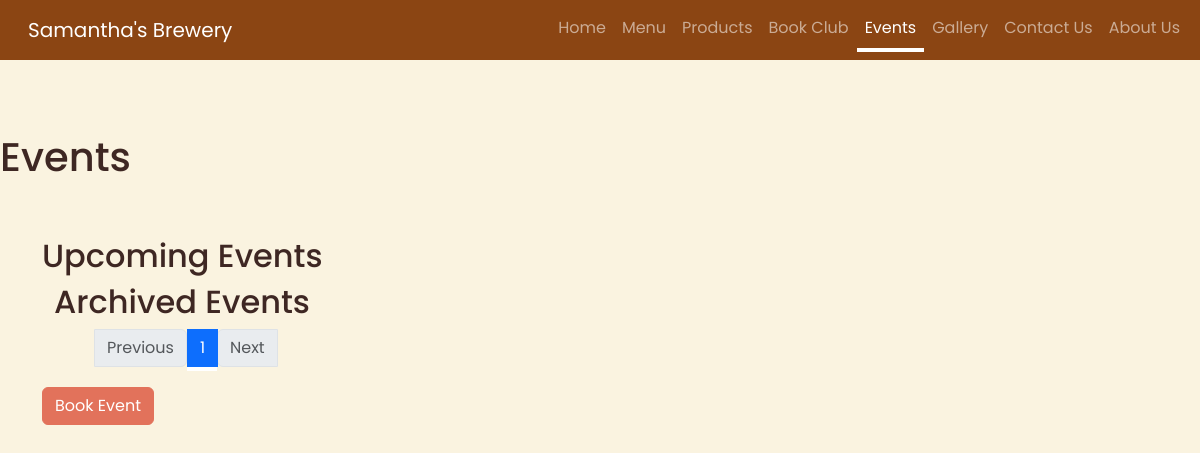
Before: /events with the older database file.
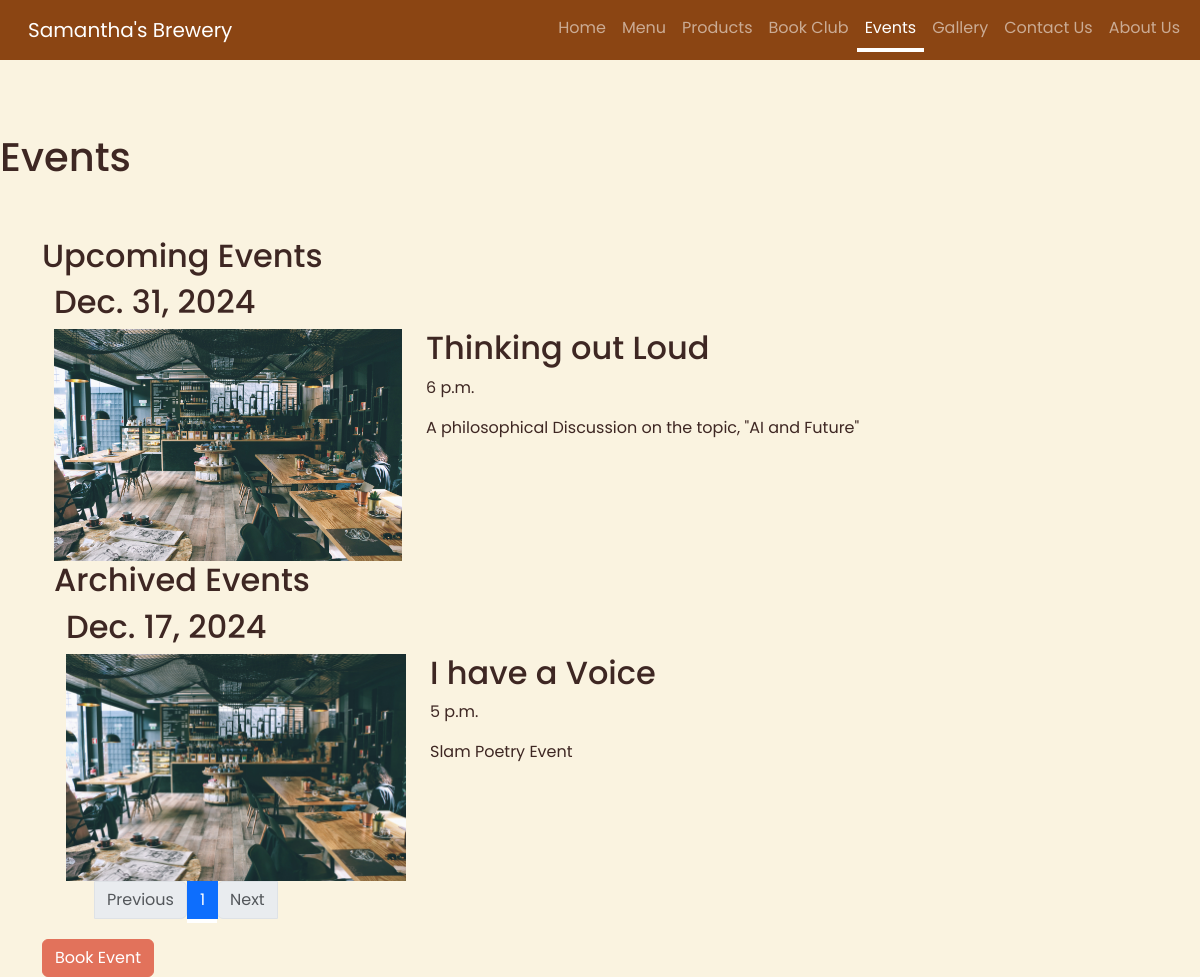
After: the same page with the newer database file.
### home/models.py (models this page shows, shortened)
class Event(models.Model):
    name=models.CharField(default="", max_length=122)
    date=models.DateField(default=date.today)
    time=models.TimeField()
    image=models.ImageField(upload_to='images/books/')
    desc=models.TextField(default="")

### home/views.py (the view)
# urls.py: path('events',views.events,name='events'),
def events(request, message=''):
     eventList=Event.objects.all().order_by("-date")
     upcomingEvents=[]
     pastEvents=[]
     for event in eventList:
          if event.date>=date.today():
               upcomingEvents.append(event)
          else:
               pastEvents.append(event)
     paginator=Paginator(pastEvents, 3)
     page_number = request.GET.get('page')
     page_obj = paginator.get_page(page_number)
     return render(request,'events.html',{'upcomingEvents':upcomingEvents,'pastEvents':page_obj,'message':message})

### templates/events.html (shortened to what this page needs)
{% extends "base.html" %}
{% block body %}
<h1 class="py-5">Events</h1>
<div class = "container">
  <h2>Upcoming Events</h2>
{%for event in upcomingEvents %}
<div class="container">
  <div class="row">
    <h2>{{event.date}}</h2>
  </div>
  <div class="row">
    <div class="col-lg-4">
      <img src="{{event.image.url}}" class="img-fluid" alt="Event Photo">
    </div>
    <div class="col-lg-8">
      <h2>{{event.name}}</h2>
      <p>{{event.time}}</p>
      <p>{{event.desc}}</p>
    </div>
  </div>
</div>
{%endfor%}
<div class = "container">
    <h2>Archived Events</h2>
  {%for event in pastEvents %}
  <div class="container">
    <div class="row">
      <h2>{{event.date}}</h2>
    </div>
    <div class="row">
      <div class="col-lg-4">
        <img src="{{event.image.url}}" class="img-fluid" alt="Event Photo">
      </div>
      <div class="col-lg-8">
        <h2>{{event.name}}</h2>
        <p>{{event.time}}</p>
        <p>{{event.desc}}</p>
      </div>
    </div>
  </div>
  {%endfor%}
<div class="row">
<nav aria-label="...">
<ul class="pagination">
  {% if pastEvents.has_previous %}
    <li class="page-item">
        <a class="page-link" href="?page={{ pastEvents.previous_page_number }}">Previous</a>
    </li>
{% else %}
    <li class="page-item disabled">
        <span class="page-link">Previous</span>
    </li>
{% endif %}
  {% for num in pastEvents.paginator.page_range %}
      <li class="page-item {% if pastEvents.number == num %} active {% endif %}"">
          <a class="page-link" href="?page={{ num }}">{{ num }}</a>
      </li>
  {% endfor %}
  {% if pastEvents.has_next %}
    <li class="page-item">
        <a class="page-link" href="?page={{ pastEvents.next_page_number }}">Next</a>
    </li>
{% else %}
    <li class="page-item disabled">
        <span class="page-link">Next</span>
    </li>
{% endif %}
</ul>
</nav>
</div>
</div>
<button id="bookevent" class="btn btn-primary">Book Event</button>
  </div>
{% endblock body %}

### templates/base.html (shortened to what this page needs)
<!doctype html>
<html lang="en" dir="ltr">
  <head>
    <link rel="stylesheet" href="https://cdn.jsdelivr.net/npm/bootstrap@5.3.3/dist/css/bootstrap.rtl.min.css">
    <link rel="stylesheet" href="static/styles.css">
  </head>
  <body>
    <nav class="navbar navbar-expand-md navbar-dark sticky-top">
      <div class="container-fluid">
        <a class="navbar-brand" href="/">Samantha's Brewery</a>
        <div class="collapse navbar-collapse" id="navbarCollapse">
          <ul class="navbar-nav me-auto mb-2 mb-md-0">
            <li class="nav-item">
              <a class="nav-link {% if request.resolver_match.url_name == 'home' %}active{% endif %}" aria-current="page" href="/">Home</a>
            </li>
            <li class="nav-item">
              <a class="nav-link {% if request.resolver_match.url_name == 'menu' %}active{% endif %}" href="/menu">Menu</a>
            </li>
            <li class="nav-item">
              <a class="nav-link {% if request.resolver_match.url_name == 'products' %}active{% endif %}" href="/products">Products</a>
            </li>
            <li class="nav-item">
              <a class="nav-link {% if request.resolver_match.url_name == 'bookclub' %}active{% endif %}" href="/bookclub">Book Club</a>
            </li>
            <li class="nav-item">
              <a class="nav-link {% if request.resolver_match.url_name == 'events' %}active{% endif %}" href="/events">Events</a>
            </li>
            <li class="nav-item">
              <a class="nav-link {% if request.resolver_match.url_name == 'gallery' %}active{% endif %}" href="/gallery">Gallery</a>
            </li>
            <li class="nav-item">
              <a class="nav-link {% if request.resolver_match.url_name == 'contact' %}active{% endif %}" href="/contact">Contact Us</a>
            </li>
            <li class="nav-item">
              <a class="nav-link {% if request.resolver_match.url_name == 'about' %}active{% endif %}"> About Us</a>
            </li>
          </ul>
        </div>
      </div>
    </nav>
        <div class="container-fluid">
          <button class="navbar-toggler" type="button" data-bs-toggle="collapse" data-bs-target="#navbarSupportedContent" aria-controls="navbarSupportedContent" aria-expanded="false" aria-label="Toggle navigation">
            <span class="navbar-toggler-icon"></span>
          </button>
        </div>
    {% block body %}
    {% endblock body %}
  </body>
</html>

### static/styles.css (style rules this page uses)
:root { --terracotta: #E2725B; --mustard: #FFDB58; --olive: #808000; --burnt-orange: #CC5500; --neutral-bg: #FAF3E0; --brown: #8B4513; }
.btn-primary { background-color: var(--terracotta) !important; border-color: var(--terracotta); transition: background-color 0.3s ease-in-out; }
.active { border-bottom: 4px solid #ffffff; }
body { font-family: 'Poppins', sans-serif; background-color: #FAF3E0; color: #3E2723; }
.navbar { background-color: #8B4513; color: #fff; }
a { color: #FFDB58; text-decoration: none; transition: all 0.3s ease-in-out; }
button, .btn-custom { background-color: #59ba0f; color: white; border: none; font-size: 1.2rem; font-weight: bold; cursor: pointer; transition: background-color 0.3s ease; }

Changed rows visible on the page:
added Event: date "Dec. 31, 2024", image (picture), name "Thinking out Loud", time "6 p.m.", desc "A philosophical Discussion on the topic, \"AI and Future\"", shown under "Upcoming Events"
added Event: date "Dec. 17, 2024", image (picture), name "I have a Voice", time "5 p.m.", desc "Slam Poetry Event", shown under "Archived Events"
